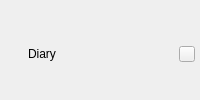
        <widget class="QWidget" name="verticalWidget_titlebar_diary" native="true">
         <layout class="QVBoxLayout" name="verticalLayout_16">
          <property name="spacing">
           <number>0</number>
          </property>
          <property name="leftMargin">
           <number>8</number>
          </property>
          <property name="topMargin">
           <number>8</number>
          </property>
          <property name="rightMargin">
           <number>5</number>
          </property>
          <property name="bottomMargin">
           <number>0</number>
          </property>
          <item>
           <widget class="QWidget" name="horizontalWidget_titlebar_diary" native="true">
            <layout class="QHBoxLayout" name="horizontalLayout_titlebar_concept_2">
             <property name="spacing">
              <number>4</number>
             </property>
             <property name="leftMargin">
              <number>0</number>
             </property>
             <property name="topMargin">
              <number>0</number>
             </property>
             <property name="rightMargin">
              <number>0</number>
             </property>
             <property name="bottomMargin">
              <number>0</number>
             </property>
             <item>
              <widget class="MyDockTitleLabel" name="label_diary_icon">
               <property name="sizePolicy">
                <sizepolicy hsizetype="Fixed" vsizetype="Fixed">
                 <horstretch>0</horstretch>
                 <verstretch>0</verstretch>
                </sizepolicy>
               </property>
               <property name="maximumSize">
                <size>
                 <width>16</width>
                 <height>16</height>
                </size>
               </property>
               <property name="text">
                <string/>
               </property>
               <property name="pixmap">
                <pixmap resource="resource.qrc">:/icon/feather.svg</pixmap>
               </property>
               <property name="scaledContents">
                <bool>true</bool>
               </property>
              </widget>
             </item>
             <item>
              <widget class="QLabel" name="label_titlebar_diary">
               <property name="text">
                <string>Diary</string>
               </property>
              </widget>
             </item>
             <item>
              <widget class="QPushButton" name="pushButton_diary_close">
               <property name="sizePolicy">
                <sizepolicy hsizetype="Maximum" vsizetype="Preferred">
                 <horstretch>0</horstretch>
                 <verstretch>0</verstretch>
                </sizepolicy>
               </property>
               <property name="minimumSize">
                <size>
                 <width>16</width>
                 <height>16</height>
                </size>
               </property>
               <property name="maximumSize">
                <size>
                 <width>16</width>
                 <height>16</height>
                </size>
               </property>
               <property name="styleSheet">
                <string notr="true"/>
               </property>
               <property name="text">
                <string/>
               </property>
               <property name="icon">
                <iconset resource="resource.qrc">
                 <normaloff>:/icon/x-circle.svg</normaloff>:/icon/x-circle.svg</iconset>
               </property>
               <property name="iconSize">
                <size>
                 <width>16</width>
                 <height>16</height>
                </size>
               </property>
               <property name="flat">
                <bool>false</bool>
               </property>
              </widget>
             </item>
            </layout>
           </widget>
          </item>
         </layout>
        </widget>
